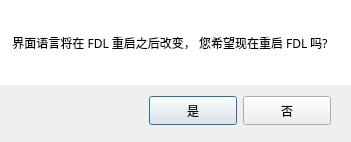
<?xml version="1.0" encoding="UTF-8"?>
<ui version="4.0">
 <class>ChangeLanguage2Dialog</class>
 <widget class="QDialog" name="ChangeLanguage2Dialog">
  <property name="geometry">
   <rect>
    <x>0</x>
    <y>0</y>
    <width>351</width>
    <height>142</height>
   </rect>
  </property>
  <property name="windowTitle">
   <string>FDL - PyQt5 Downloader</string>
  </property>
  <property name="styleSheet">
   <string notr="true">Dialog {border-images: url( E:/Projects/FDL/favicon.png)}</string>
  </property>
  <layout class="QVBoxLayout" name="verticalLayout">
   <property name="leftMargin">
    <number>0</number>
   </property>
   <property name="topMargin">
    <number>0</number>
   </property>
   <property name="rightMargin">
    <number>0</number>
   </property>
   <item>
    <layout class="QGridLayout" name="gridLayout">
     <item row="0" column="0">
      <widget class="QLabel" name="mTipLabel">
       <property name="sizePolicy">
        <sizepolicy hsizetype="Preferred" vsizetype="Preferred">
         <horstretch>0</horstretch>
         <verstretch>0</verstretch>
        </sizepolicy>
       </property>
       <property name="font">
        <font>
         <family>Ebrima</family>
         <pointsize>9</pointsize>
         <kerning>true</kerning>
        </font>
       </property>
       <property name="tabletTracking">
        <bool>false</bool>
       </property>
       <property name="acceptDrops">
        <bool>false</bool>
       </property>
       <property name="autoFillBackground">
        <bool>false</bool>
       </property>
       <property name="styleSheet">
        <string notr="true">QLabel {background-color: #fff}</string>
       </property>
       <property name="inputMethodHints">
        <set>Qt::ImhNone</set>
       </property>
       <property name="text">
        <string>    界面语言将在 FDL 重启之后改变， 您希望现在重启 FDL 吗?</string>
       </property>
       <property name="textFormat">
        <enum>Qt::AutoText</enum>
       </property>
       <property name="scaledContents">
        <bool>false</bool>
       </property>
       <property name="wordWrap">
        <bool>true</bool>
       </property>
      </widget>
     </item>
     <item row="1" column="0">
      <layout class="QHBoxLayout" name="horizontalLayout">
       <property name="topMargin">
        <number>0</number>
       </property>
       <item>
        <spacer name="horizontalSpacer">
         <property name="orientation">
          <enum>Qt::Horizontal</enum>
         </property>
         <property name="sizeHint" stdset="0">
          <size>
           <width>160</width>
           <height>40</height>
          </size>
         </property>
        </spacer>
       </item>
       <item>
        <widget class="QPushButton" name="mSavePushButton">
         <property name="sizePolicy">
          <sizepolicy hsizetype="Maximum" vsizetype="Fixed">
           <horstretch>0</horstretch>
           <verstretch>0</verstretch>
          </sizepolicy>
         </property>
         <property name="minimumSize">
          <size>
           <width>88</width>
           <height>29</height>
          </size>
         </property>
         <property name="maximumSize">
          <size>
           <width>88</width>
           <height>29</height>
          </size>
         </property>
         <property name="text">
          <string>是</string>
         </property>
        </widget>
       </item>
       <item>
        <widget class="QPushButton" name="mCacelPushButton">
         <property name="sizePolicy">
          <sizepolicy hsizetype="Maximum" vsizetype="Fixed">
           <horstretch>0</horstretch>
           <verstretch>0</verstretch>
          </sizepolicy>
         </property>
         <property name="minimumSize">
          <size>
           <width>88</width>
           <height>29</height>
          </size>
         </property>
         <property name="maximumSize">
          <size>
           <width>88</width>
           <height>29</height>
          </size>
         </property>
         <property name="text">
          <string>否</string>
         </property>
        </widget>
       </item>
       <item>
        <spacer name="horizontalSpacer_2">
         <property name="orientation">
          <enum>Qt::Horizontal</enum>
         </property>
         <property name="sizeHint" stdset="0">
          <size>
           <width>30</width>
           <height>20</height>
          </size>
         </property>
        </spacer>
       </item>
      </layout>
     </item>
    </layout>
   </item>
  </layout>
 </widget>
 <resources/>
 <connections>
  <connection>
   <sender>mSavePushButton</sender>
   <signal>clicked()</signal>
   <receiver>ChangeLanguage2Dialog</receiver>
   <slot>accept()</slot>
   <hints>
    <hint type="sourcelabel">
     <x>306</x>
     <y>126</y>
    </hint>
    <hint type="destinationlabel">
     <x>87</x>
     <y>-22</y>
    </hint>
   </hints>
  </connection>
  <connection>
   <sender>mCacelPushButton</sender>
   <signal>clicked()</signal>
   <receiver>ChangeLanguage2Dialog</receiver>
   <slot>reject()</slot>
   <hints>
    <hint type="sourcelabel">
     <x>411</x>
     <y>130</y>
    </hint>
    <hint type="destinationlabel">
     <x>359</x>
     <y>-12</y>
    </hint>
   </hints>
  </connection>
 </connections>
</ui>
